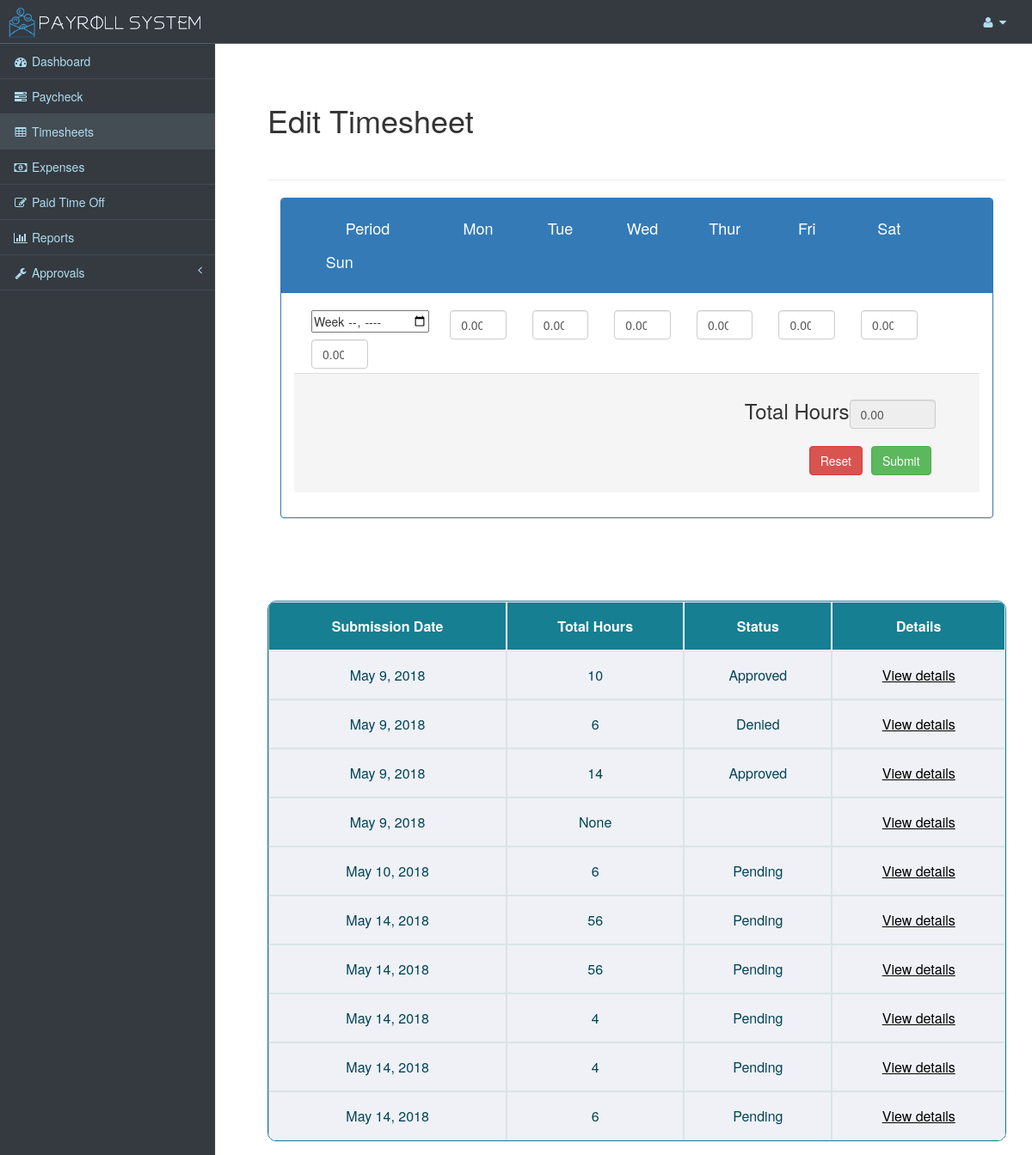
/timesheet/ (signed in), run on the app's committed database.
### payrollapp/models.py (models this page shows)
class TimeSheetApprovals(models.Model):
    time_sheet_approvals_id = models.AutoField(primary_key=True)
    date_submitted = models.DateField(auto_now=True)
    status = models.CharField(max_length=10, choices=STATUS_CHOICE, default="Pending")
    user_id = models.ForeignKey(User, on_delete=models.CASCADE, null=True)
    @staticmethod
    def get_all_by_username(username):
        results = TimeSheetApprovals.objects.filter(user_id__username=username)
        return results
    def get_all_entries_by_submission(self):
        id = self.time_sheet_approvals_id
        results = TimeSheetEntry.objects.filter(time_sheet_approvals_id=id)
        return results
    def get_total_hours(self):
        all_entries = self.get_all_entries_by_submission()
        total_hours = all_entries.aggregate(Sum('number_hours')).get('number_hours__sum')
        return total_hours

### payrollapp/views.py (the view, shortened to what this page needs)
# urls.py: url(r'timesheet/$', views.display_time_sheet, name='timesheets'),
def display_time_sheet(request):
    if request.user.is_authenticated:
        user = request.user
        layout = get_layout_based_on_user_group(user)
        total_hours = TimeSheetEntry.calculate_pay_period_total_hours(user)
        time_sheet_approvals = TimeSheetApprovals.get_all_by_username(user)
        context = {
            "loop_times": range(0, 7),
            'layout': layout,
            'total_hours': total_hours,
            'time_sheet_approvals': time_sheet_approvals
        }
    else:
        return redirect(login_user)
    return render(request, 'timesheets.html', context)

### payrollapp/context_processors.py (called while the page is built)
def user_meta_data_processor(request):
    user_meta_data = None
    if request.user.is_authenticated:
        username = request.user
        user_meta_data = UserMetaData.objects.get(user_id__username__exact=username)
    return {'user_meta_data': user_meta_data}

### payrollapp/models.py (called while the page is built)
    @staticmethod
    def calculate_pay_period_total_hours(username, date=datetime.datetime.now()):
        start_date = datetime.date(date.year, date.month, 1)
        end_date = datetime.date(date.year, date.month, calendar.mdays[date.month])
        total_hours = TimeSheetEntry.objects.filter(date__range=[start_date, end_date]) \
            .filter(user_id__username__exact=username) \
            .aggregate(Sum('number_hours')).get('number_hours__sum')
        return total_hours

### payrollapp/views.py (called while the page is built)
def get_layout_based_on_user_group(user):
    if user.groups.filter(name="HumanResources").exists():
        return "layout-hr.html"
    elif user.groups.filter(name="Manager").exists():
        return "layout-manager.html"
    else:
        return "layout-employee.html"

### payrollapp/templates/timesheets.html (shortened to what this page needs)
{% extends layout %}
{% block stylesblock %}
{% load static %}
<link href="{% static 'css/paycheck.css' %}" rel="stylesheet">
{% endblock %}
{% block page-wrapper %}
<div id="page-wrapper" style="min-height:100%; padding-top:100px">
    <div class="container-fluid">
        <div class="container">
            <h1>Edit Timesheet</h1>
            <div class="page-header"></div>
            <div class="container-fluid ">
                <div class="panel panel-primary ">
                    <div class="panel-heading text-center">
                        <div class="row " style="margin: 5px">
                            <div class="col-sm-2 col-sm-3">
                                <h4>Period</h4>
                            </div>
                            <div class="col-sm-1 col-sm-1">
                                <h4>Mon</h4>
                            </div>
                            <div class="col-sm-1 col-sm-1">
                                <h4>Tue</h4>
                            </div>
                            <div class="col-sm-1 col-sm-1">
                                <h4>Wed</h4>
                            </div>
                            <div class="col-sm-1 col-sm-1">
                                <h4>Thur</h4>
                            </div>
                            <div class="col-sm-1 col-sm-1">
                                <h4>Fri</h4>
                            </div>
                            <div class="col-sm-1 col-sm-1">
                                <h4>Sat</h4>
                            </div>
                            <div class="col-sm-1 col-sm-1 ">
                                <h4>Sun</h4>
                            </div>
                        </div>
                    </div>
                    <form action="" method="post">
                        <div class="panel-body" align="center">
                            <div class="row" style="margin: 5px">
                                <div class="col-sm-2 col-sm-3">
                                    <input id="week1" name="week1" type="week">
                                </div>
                                {% for i in loop_times %}
                                <div class="col-sm-1 col-sm-1 ">
                                    <input type="number" class="form-control" min="0" max="8" value="0.00"
                                           onchange="calculateTotal()"
                                           aria-label="..." name="hours" required>
                                </div>
                                {% endfor %}
                            </div>
                            <div class="panel-footer">
                                <div class="row">
                                    <div class="col-md-11">
                                        <h3 style="float:right;">Total Hours <input class="form-control" type="number"
                                                                                    value="0.00" name="total"
                                                                                    id="total"
                                                                                    value="0"
                                                                                    style="width:100px; float: right"
                                                                                    readonly></h3>
                                    </div>
                                    <div class="col-md-11" style="margin:10px 0">
                                        <button type="submit" class="btn btn-success" id="submit" onclick="calculateWeek()">
                                            Submit
                                        </button>
                                        <button type="reset" onclick="return confirm_reset()" class="btn btn-danger" id="clear">
                                            Reset
                                        </button>
                                    </div>
                                </div>
                            </div>
                        </div>
                    </form>
                </div>
            </div>
            <br>
            <br>
            <br>
            <table class="responstable">
                <thead>
                <tr>
                    <th>Submission Date</th>
                    <th>Total Hours</th>
                    <th>Status</th>
                    <th>Details</th>
                </tr>
                </thead>
                <tbody>
                {% for approval in time_sheet_approvals %}
                <tr>
                    <td> {{ approval.date_submitted }}</td>
                    <td> {{ approval.get_total_hours }}</td>
                    <td> {{ approval.status }}</td>
                    <td><a style="color: rgb(0,0,0);" href="#" data-toggle="modal"
                           data-target="#{{approval.time_sheet_approvals_id}}"><u>View
                        details</u></a>
                    </td>
                </tr>
                {% endfor %}
                </tbody>
            </table>
        </div>
    </div>
</div>
{% endblock %}
{% block scriptsblock %}
{% load static %}
{% endblock %}

### payrollapp/templates/layout-manager.html (shortened to what this page needs)
{% load static %}
<html lang="en">
<head>
    <link href="{% static 'css/bootstrap.css' %}" rel="stylesheet">
    <link href="{% static 'css/metisMenu.css' %}" rel="stylesheet">
    <link href="{% static 'css/sb-admin-2.css' %}" rel="stylesheet">
    <link href="{% static 'css/font-awesome.css' %}" rel="stylesheet" type="text/css">
    <link href="{% static 'css/morris.css' %}" rel="stylesheet">
    {% block stylesblock %}
    {% endblock %}
</head>
<body>
<div id="wrapper">
      <nav class="navbar navbar-default navbar-static-top" role="navigation" style="margin-bottom: 0; width: 100%; position: fixed;">
        <div class="navbar-header">
            <a  href="{%url 'dashboard'%}" class="logo"><img src="{% static 'images/logo3.png' %}" alt=""
                                          style="width:235px; padding:5px;"></a>
        </div>
        <ul class="nav navbar-top-links navbar-right">
            <li class="dropdown">
                <a class="dropdown-toggle" data-toggle="dropdown" href="#">
                    <i class="fa fa-user fa-fw"></i> <i class="fa fa-caret-down"></i>
                </a>
            </li>
        </ul>
        <div class="navbar-default sidebar" role="navigation" style="position: fixed; height:100%" >
            <div class="sidebar-nav navbar-collapse">
                <ul class="nav" id="side-menu">
                    <li>
                        <a href="{% url 'dashboard' %}"><i class="fa fa-dashboard fa-fw"></i> Dashboard</a>
                    </li>
                    <li>
                        <a href="{% url 'paycheck' %}"><i class="fa fa-tasks fa-fw"></i> Paycheck</a>
                    </li>
                    <li>
                        <a href="{% url 'timesheets' %}"><i class="fa fa-table fa-fw"></i> Timesheets</a>
                    </li>
                    <li>
                        <a href="{% url 'expense-requests' %}"><i class="fa fa-money fa-fw"></i> Expenses</a>
                    </li>
                    <li>
                        <a href="{% url 'pto' %}"><i class="fa fa-edit fa-fw"></i> Paid Time Off</a>
                    </li>
                    <li>
                        <a href="{% url 'reports' %}"><i class="fa fa-bar-chart-o fa-fw"></i> Reports</a>
                    </li>
                    <li>
                        <a href="#"><i class="fa fa-wrench fa-fw"></i> Approvals<span class="fa arrow"></span></a>
                    </li>
                </ul>
            </div>
        </div>
    </nav>
    {% block page-wrapper %}
    {% endblock %}
</div>
</body>
</html>

### payrollapp/static/css/metisMenu.css (style rules this page uses)
.arrow { float: right; line-height: 1.42857; }
.fa.arrow:before { content: "\f104"; }

### payrollapp/static/css/sb-admin-2.css (style rules this page uses)
body { background-color: #f8f8f8; }
#wrapper { width: 100%; background-color: #343a40; height:100%; }
#page-wrapper { padding: 0 15px; min-height: 100%; background-color: white; }
@media (min-width: 768px) { #page-wrapper { position: inherit; margin: 0 0 0 250px; padding: 0 30px; border-left: 1px solid #e7e7e7; } }
.navbar-top-links { margin-right: 0; }
.navbar-top-links li { display: inline-block; }
.navbar-top-links li:last-child { margin-right: 15px; }
.navbar-top-links li a { padding: 15px; }
.sidebar .sidebar-nav.navbar-collapse { padding-left: 0; padding-right: 0; }
.sidebar ul li { border-bottom: 1px solid #444c54; }
.sidebar ul li a.active { background-color: #444c54; }
.sidebar .arrow { float: right; }
.sidebar .fa.arrow:before { content: "\f104"; }
@media (min-width: 768px) { .sidebar { z-index: 1; position: absolute; width: 250px; margin-top: 51px; } }

### payrollapp/static/css/paycheck.css (style rules this page uses)
button { background-color: #51ade2; color: white; padding: 14px 20px; margin: 8px 0; border: none; cursor: pointer; font-size: 14px; float: right; }
.responstable { margin: 1em 0; width: 100%; overflow: hidden; background: #FFF; color: #024457; border-radius: 10px; border: 1px solid #167F92; }
.responstable tr { border: 1px solid #D9E4E6; }
.responstable tr:nth-child(odd) { background-color: #EAF3F3; }
.responstable th { display: none; border: 1px solid #FFF; background-color: #167F92; color: #FFF; padding: 1em; }
.responstable th:first-child { display: table-cell; text-align: center; }
.responstable th:nth-child(2) { display: table-cell; }
.responstable th:nth-child(2):after { content: attr(data-th); }
@media (min-width: 480px) { .responstable th:nth-child(2):after { display: none; } }
.responstable td { display: block; word-wrap: break-word; max-width: 7em; }
.responstable td:first-child { display: table-cell; text-align: center; border-right: 1px solid #D9E4E6; }
@media (min-width: 480px) { .responstable td { border: 1px solid #D9E4E6; } }
.responstable th, .responstable td { text-align: center; margin: .5em 1em; }
@media (min-width: 480px) { .responstable th, .responstable td { display: table-cell; padding: 1em; } }
table { border-collapse: separate; border-spacing: 0; }
table tr th, table tr td { border-right: 1px solid #bbb; border-bottom: 1px solid #bbb; box-shadow: 2px 2px 1px #e5dfcc; }
table tr th:first-child, table tr td:first-child { border-left: 1px solid #bbb; }
table tr th { border-top: 1px solid #bbb; }
table tr:first-child th:first-child { border-top-left-radius: 6px; }
table tr:first-child th:last-child { border-top-right-radius: 6px; }
table tr:last-child td:first-child { border-bottom-left-radius: 6px; }
table tr:last-child td:last-child { border-bottom-right-radius: 6px; }
table th, td { padding: 8px 20px; }
table th { background: #E5E6EB; color: #111; }
table td { background: #EFF1F6; }

### data on the page
TimeSheetApprovals: date_submitted "May 9, 2018", get_total_hours "10", status "Approved"
TimeSheetApprovals: date_submitted "May 9, 2018", get_total_hours "6", status "Denied"
TimeSheetApprovals: date_submitted "May 9, 2018", get_total_hours "14", status "Approved"
TimeSheetApprovals: date_submitted "May 9, 2018", get_total_hours "None"
TimeSheetApprovals: date_submitted "May 10, 2018", get_total_hours "6", status "Pending"
TimeSheetApprovals: date_submitted "May 14, 2018", get_total_hours "56", status "Pending"
TimeSheetApprovals: date_submitted "May 14, 2018", get_total_hours "56", status "Pending"
TimeSheetApprovals: date_submitted "May 14, 2018", get_total_hours "4", status "Pending"
TimeSheetApprovals: date_submitted "May 14, 2018", get_total_hours "4", status "Pending"
TimeSheetApprovals: date_submitted "May 14, 2018", get_total_hours "6", status "Pending"
